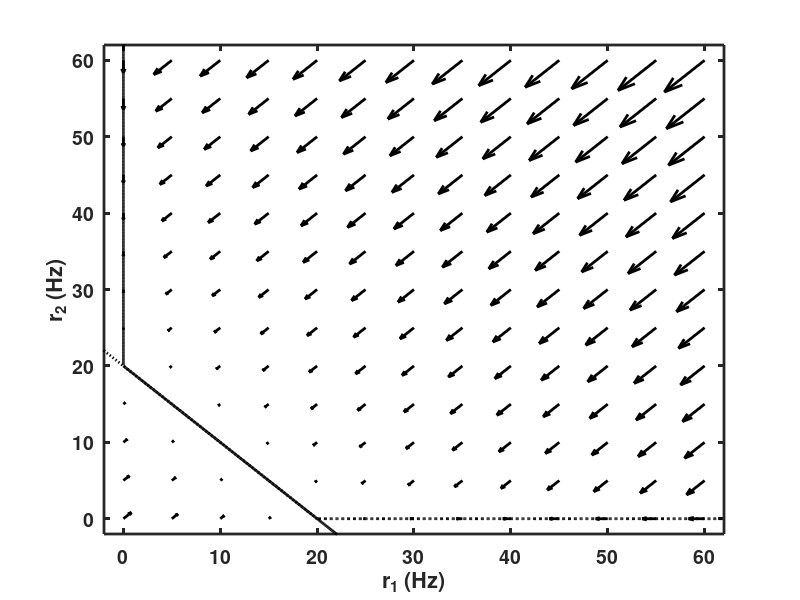
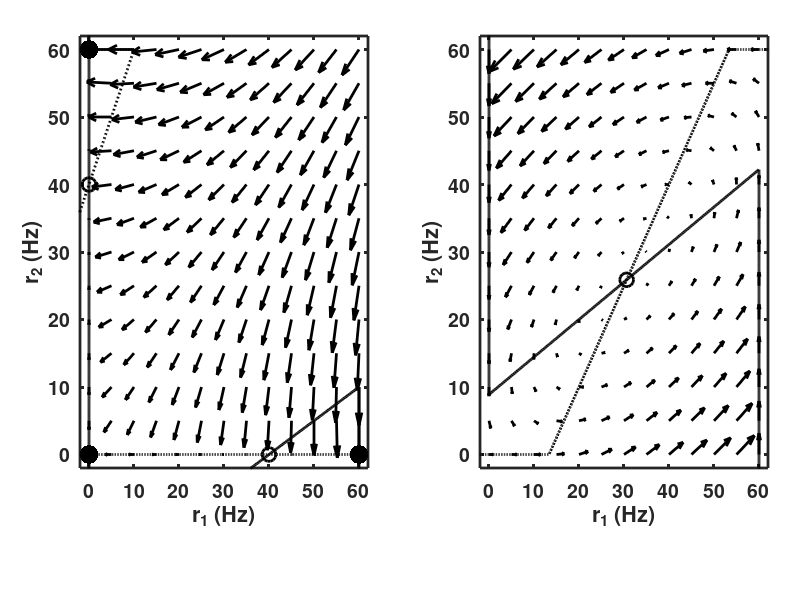
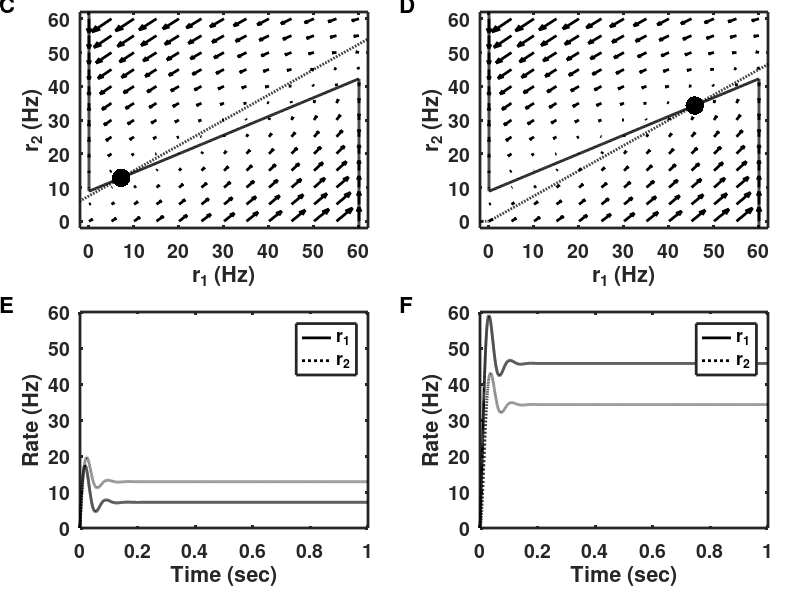
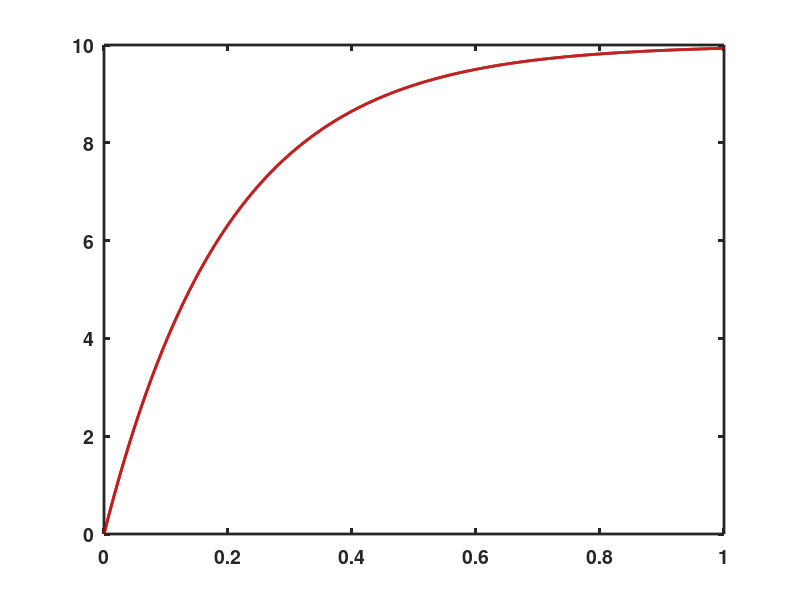

The MATLAB source for these figures, in order:
% vector_field.m
% This code is an extended version of nullcline_bistable.m. It includes the
% set of arrows for the trajectories in the phase-plane.
% It also adds an oscillating network.
%
% The fixed points for two coupled equations are shown as the intersection
% of two nullclines, each nullcline representing the fixed points of one
% equation if the other variable were held constant. The equations are:
%
% tau.dr1/dr = -r1 + W11.r1 + W21.r2 - theta1 + I01
% tau.dr2/dt = -r2 + W22.r2 + W12.r1 - theta2 + I02
%
% The time constant does not impact the nullclines, which are obtained by
% setting the left-hand side of each equation to zero.
%
% Two additional conditions cause the nullclines to have a "Z" shape,
% rather than each be a perfect straight line. These conditions are;
% 1) r1 and r2 cannot be less than 0.
% 2) r1 and r2 cannot be more than rmax.
%
% This code is used to produce Figures 7.5 and 7.6 in the book:
% An Introductory Course in Computational Neuroscience
% by Paul Miller (Brandeis University, 2017)
%
%%%%%%%%%%%%%%%%%%%%%%%%%%%%%%%%%%%%%%%%%%%%%%%%%%%%%%%%%%%%%%%%%%%%%%%%%%%
clear
%% Set up the plotting parameters
set(0,'DefaultLineLineWidth',2,...
    'DefaultLineMarkerSize',8, ...
    'DefaultAxesLineWidth',2, ...
    'DefaultAxesFontSize',14,...
    'DefaultAxesFontWeight','Bold');
%%%%%%%%%%%%%%%%%%%%%%%%%%%%%%%%%%%%%%%%%%%%%%%%%%%%%%%%%%%%%%%%%%%%%%%%%%%

tau = 0.010;
I01 = 0;                    % Default is no applied current
I02 = 0;                    % Default is no applied current
rmax = 60;                  % Maximum firing rate of each unit
clf
% part 1 is the integrator, parts 2&3 are used for Figure 7.5 in the
% textbook, parts 4&5 are used for Figure 7.6 in the textbook
for part = 1:5
    
    switch part
        
        case 1
            % see lines 10-11 for meaning of parameters
            % connection strengths are W
            W11 = 0.975;
            W12 = -0.025;
            W22 = 0.975;
            W21 = -0.025;
            % thresholds are theta, negative values are spontaneous rates
            theta1 = -0.5;
            theta2 = -0.5;
        case 2
            % see lines 10-11 for meaning of parameters
            % connection strengths are W
            W11 = 1.05;
            W12 = -0.1;
            W22 = 1.05;
            W21 = -0.1;
            % thresholds are theta, negative values are spontaneous rates
            theta1 = 2;
            theta2 = 2;
        case 3
            % see lines 10-11 for meaning of parameters
            % connection strengths are W
            W11 = 2.25;
            W12 = 1.5;
            W21 = -2.25;
            W22 = 0;
            % thresholds are theta, negative values are spontaneous rates
            theta1 = -20;
            theta2 = 20;
        case 4              % part 4 produced Figure 7.6A in the textbook
            % see lines 10-11 for meaning of parameters
            % connection strengths are W
            W11 = 2.25;
            W12 = 1.5;
            W21 = -2.25;
            W22 = -1;
            % thresholds are theta, negative values are spontaneous rates
            theta1 = -20;
            theta2 = -15;
        case 5              % part 5 produced Figure 7.6B in the textbook
            % see lines 10-11 for meaning of parameters
            % connection strengths are W
            W11 = 2.25;
            W12 = 1.5;
            W21 = -2.25;
            W22 = -1;
            % thresholds are theta, negative values are spontaneous rates
            theta1 = -20;
            theta2 = -15;
            I02 = -15;
    end
    
    % set up appropriate figure for each network
    if ( part == 1 )
        figure(part)
        clf
    else
        if ( part < 4 )
            figure(2)
            subplot('Position',[0.1+0.5*(part-2) 0.22 0.36 0.72])
        else
            figure(3)
            subplot('Position',[0.1+0.5*(part-4) 0.62 0.36 0.36])
        end
    end
    % r2-Nullcline, plot of r2 as a function of r1 with dr2/dt = 0
    r1vals = -100:0.1:100;
    r2null = (W12*r1vals - theta2+I02)/(1-W22);
    
    % remove values where rates are < 0 or > rmax
    allowed_vals = find((r2null >= 0 ).*( r2null <= rmax ));
    plot(r1vals(allowed_vals),r2null(allowed_vals),'k:');
    hold on
    
    % r1-Nullcline, plot of r1 as a function of r2 with dr1/dt = 0
    r2vals = -100:0.1:100;
    r1null = (W21*r2vals - theta1+I01)/(1-W11);
    
    % remove values where rates are < 0 or > rmax
    allowed_vals = find((r1null >= 0 ).*( r1null <= rmax ));
    plot(r1null(allowed_vals),r2vals(allowed_vals),'k');
    hold on
    
    % legend('dr_{2}/dt = 0', 'dr_{1}/dt = 0')
    
    % Now remainder of r2 nullcline:
    % vals of r1 where r2 = 0 produces negative dr2/dt
    allowed_vals = find(W12*r1vals - theta2 +I02 < 0 );
    plot(r1vals(allowed_vals),zeros(1,length(allowed_vals)),'k:');
    hold on
    
    % Now vals of r1 where r2 = rmax produces positive dr2/dt
    allowed_vals = find( (W22-1)*rmax + W12*r1vals - theta2 +I02> 0 );
    plot(r1vals(allowed_vals),rmax*ones(1,length(allowed_vals)),'k:');
    hold on
    
    % Now remainder of r1 nullcline:
    % vals of r2 where r1 = 0 produces negative dr1/dt
    allowed_vals = find(W21*r2vals - theta1 + I01 < 0 );
    plot(zeros(1,length(allowed_vals)),r2vals(allowed_vals),'k');
    hold on
    
    % Now vals of r2 where r1 = rmax produces positive dr1/dt
    allowed_vals = find( (W11-1)*rmax + W21*r2vals - theta1 + I01 > 0 );
    plot(rmax*ones(1,length(allowed_vals)),r2vals(allowed_vals),'k');
    hold on
    
    xvals = 0:5:60;
    yvals = 0:5:60;
    [xgrid, ygrid] = meshgrid(xvals,yvals);     % Grid of (x,y) values
    Nvals = length(xgrid(:));                   % Number of points in grid
    W = [W11 W21; W12 W22];                     % Connection matrix
    Ithresh = [theta1; theta2];                 % Threshold of each cell
    
    % The vector [dr(1)/dt; dr(2)/dt] is calculated at each grid point
    drdtvals = (W-eye(2))*[xgrid(:)' ; ygrid(:)'] - Ithresh*ones(1,Nvals);
    drdtvals = drdtvals/tau;    % Divide by time constant for rate of change
    drdtvals = drdtvals';       % We need two columns, not two rows, for the plot
    
    % The next section enforces that dr/dt can not be positive at maximum
    % rates nor negative when rate is zero. These lines force dr/dt to be
    % zero if the dynamical equation would send the rates out of bounds.
    xzeros = find(xgrid(:) == 0 );
    xmax = find(xgrid(:) == rmax );
    yzeros = find(ygrid(:) == 0 );
    ymax = find(ygrid(:) == rmax );
    drdtvals(xzeros,1) = max(drdtvals(xzeros,1),0);
    drdtvals(xmax,1) = min(drdtvals(xmax,1),0);
    drdtvals(yzeros,2) = max(drdtvals(yzeros,2),0);
    drdtvals(ymax,2) = min(drdtvals(ymax,2),0);
    
    % The command "quiver" produces arrows at the grid points specified by
    % each entry in the first two vectors with the x- and y-components of
    % the arrow length specified by each entry of the 3rd and 4th vectors,
    % respectively.
    quiver(xgrid(:), ygrid(:), drdtvals(:,1), drdtvals(:,2) ,'k'); % Plot as arrows
    
    axis([-2 62 -2 62])
    xlabel('r_{1} (Hz)')
    ylabel('r_{2} (Hz)')
    
    if ( part == 2 )
        plot(60,0,'.k','MarkerSize',40)
        plot(0,0,'.k','MarkerSize',40)
        plot(0,60,'.k','MarkerSize',40)
        plot(0,40,'ok','MarkerSize',10)
        plot(40,0,'ok','MarkerSize',10)
    end
    if ( part == 3 )
        plot(30.5885,25.8824,'ok','MarkerSize',10)
    end
    if ( part == 4 )
        plot(7.15,12.85,'.k','MarkerSize',40)
    end
    if ( part == 5 )
        plot(45.72,34.28,'.k','MarkerSize',40)
    end
    
    %% Set up the time vector
    dt = 0.0001;                % time-step
    tmax = 1;                   % maximum time to simulate
    tvec = 0:dt:tmax;           % vector of time-points
    Nt = length(tvec);          % number of time-points
    Nunits = 2;                 
    Iapp = [I01*ones(1,Nt);I02*ones(1,Nt)];
    
    r = zeros(Nunits,Nt);   % array of rate of each cell as a function of time
    %% Now simulate through time
    for i=2:Nt
        I = W*r(:,i-1) + Iapp(:,i-1);                   % total current to each unit
        newr = r(:,i-1) + dt/tau*(I-Ithresh-r(:,i-1));  % Euler-Mayamara update of rates
        r(:,i) = max(newr,0);                           % rates are not negative
        r(:,i) = min(r(:,i),rmax);                      % rates can not be above rmax
    end
    %% Now plot figures rate vs time for each color-coded unit in figure 1,
    %  with a new panel for each trial updating every 1/10 of the
    %  simulation
    
    if ( part < 4 )
        figure(part+10)
        clf
        plot(tvec(1:i),r(1,1:i),'k')
        hold on
        plot(tvec(1:i),r(2,1:i),'r')
    else
        figure(3)
        subplot('Position',[0.1+0.5*(part-4) 0.12 0.36 0.36])
        plot(tvec(1:i),r(1,1:i),'k')
        hold on
        plot(tvec(1:i),r(2,1:i),'k:')
        axis([0 tmax 0 rmax])
        xlabel('Time (sec)')
        ylabel('Rate (Hz)')
        legend('r_{1}', 'r_{2}')
    end
    
end

% Label all panels for Figure 7.6 in the textbook
figure(3)
annotation('textbox',[0.0 0.98 0.02 0.02],'String','C','LineStyle','none','FontSize',16,'FontWeight','bold')
annotation('textbox',[0.5 0.98 0.02 0.02],'String','D','LineStyle','none','FontSize',16,'FontWeight','bold')
annotation('textbox',[0.0 0.48 0.02 0.02],'String','E','LineStyle','none','FontSize',16,'FontWeight','bold')
annotation('textbox',[0.5 0.48 0.02 0.02],'String','F','LineStyle','none','FontSize',16,'FontWeight','bold')
